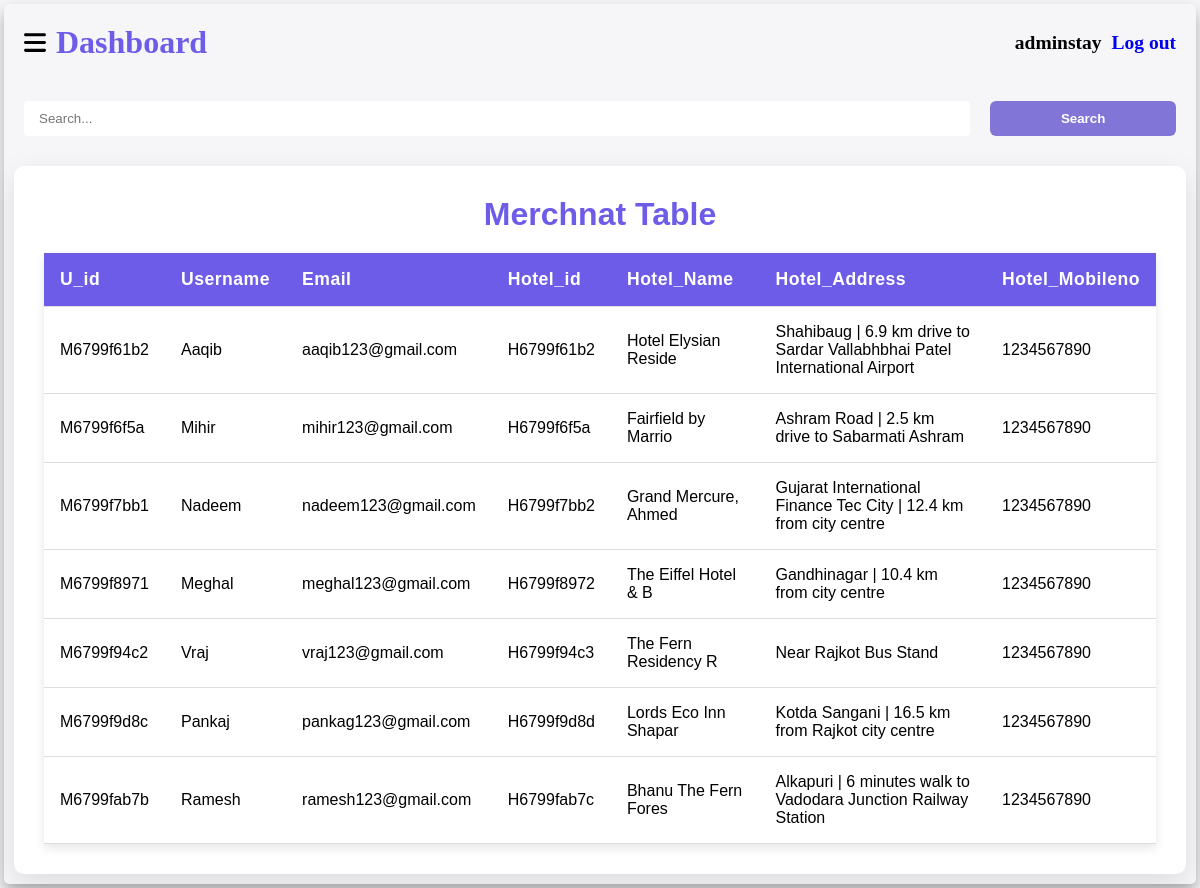
Page /Admin_dash.php (signed in) on the earlier database version.
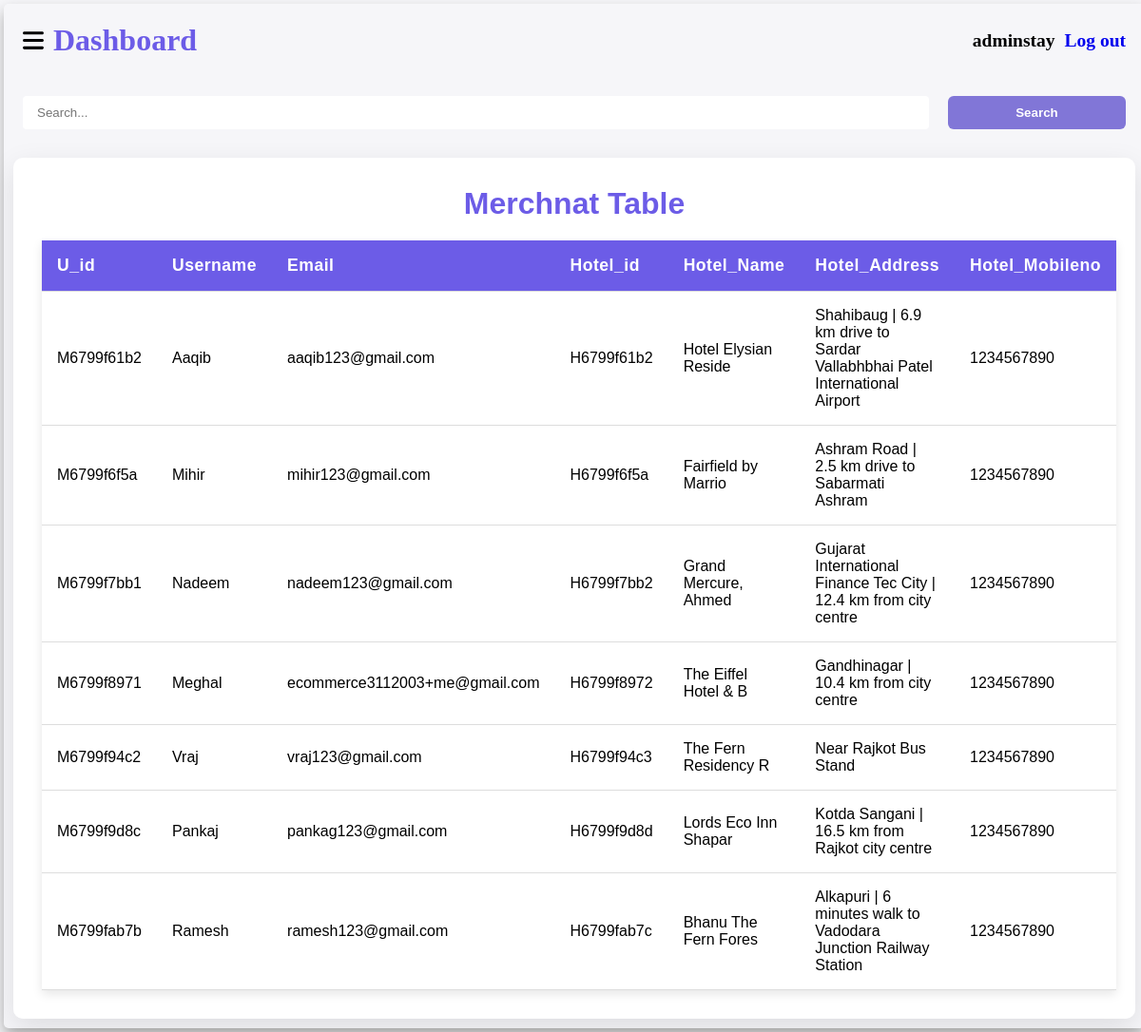
Same page on the later database version.
### tables this page shows
CREATE TABLE `m_register` (
  `Um_id` varchar(10) NOT NULL,
  `Username` varchar(50) NOT NULL,
  `Email` varchar(50) NOT NULL,
  `Password` varchar(100) NOT NULL,
  `Hotel_id` varchar(10) NOT NULL,
  `Hotel_Name` varchar(20) NOT NULL,
  `Hotel_Address` text NOT NULL,
  `Hotel_Mobileno` char(15) NOT NULL,
  `Hotel_Bname` varchar(50) NOT NULL,
  `Hotel_AccountNo` char(20) NOT NULL,
  `Hotel_IFSCcode` char(15) NOT NULL
);

### Admin_dash.php (the view, shortened to what this page needs)
<!DOCTYPE html>
<html lang="en">
<head>
    <link rel="stylesheet" href="CSS/index.css">
    <link rel="stylesheet" href="https://cdnjs.cloudflare.com/ajax/libs/font-awesome/6.6.0/css/all.min.css" />
    <link rel="stylesheet" href="CSS/table.css">
</head>
<body>
    <div class="container">
        <div class="right">
            <div class="navbar">
                <h1 class="name">
                    <img src="./Images/ham.svg" id="hambtn">
                    <span>Dashboard</span>
                </h1>
                <h2 class="uname">
                    <?php
                    if (isset($_SESSION['adminname'])) {
                        echo   "<span>" . $_SESSION['adminname'] . "</span>";
                        echo  "<a href='Process/logout.php'>Log out</a>";
                    } else {
                        header("location:Admin.php");
                    }
                    ?>
                </h2>
            </div>
            <form method="POST">
                <div class="search">
                    <input class="stc" type="text" name="serch" placeholder="Search...">
                    <button class="scbtn" name="serchbtn">Search</button>
                </div>
            </form>
            <?php
            include './Process/cnn.php';
            if (array_key_exists('serchbtn', $_POST)) {
                serchdata();
            } else {
                $data  = mysqli_query($cnn, "Select * from  m_register");
                echo "<div class='table-container'>
                <h1>Merchnat Table</h1>
                    <table>
                        <thead>
                            <tr id ='data2'>
                                <th>U_id</th>
                                <th>Username</th>
                                <th>Email</th>
                                <th>Hotel_id</th>
                                <th>Hotel_Name</th>
                                <th>Hotel_Address</th>
                                <th>Hotel_Mobileno</th>
                            </tr>
                        </thead>";
                while ($d = mysqli_fetch_assoc($data)) {
                    echo "<tbody>
                            <tr>
                            <td><span id='data'>U_id : </span>" . $d['Um_id'] . "</td>
                                <td><span id='data'>Username : </span>" . $d['Username'] . "</td>
                                <td><span id='data'>Email : </span>" . $d['Email'] . "</td>
                                <td><span id='data'>Hotel_id : </span>" . $d['Hotel_id'] . "</td>
                                <td><span id='data'>Hotel_Name : </span>" . $d['Hotel_Name'] . "</td>
                                <td><span id='data'>Hotel_Address : </span>" . $d['Hotel_Address'] . "</td>
                                <td><span id='data'>Hotel_Mobileno : </span>" . $d['Hotel_Mobileno'] . "</td>
                            </tr>
                        </tbody>";
                }
            }
            echo "</table></div>";
            ?>
        </div>
    </div>
</body>
</html>

Differences in the rows shown:
changed m_register "Meghal": Email "meghal123@gmail.com" → "ecommerce3112003+me@gmail.com"
